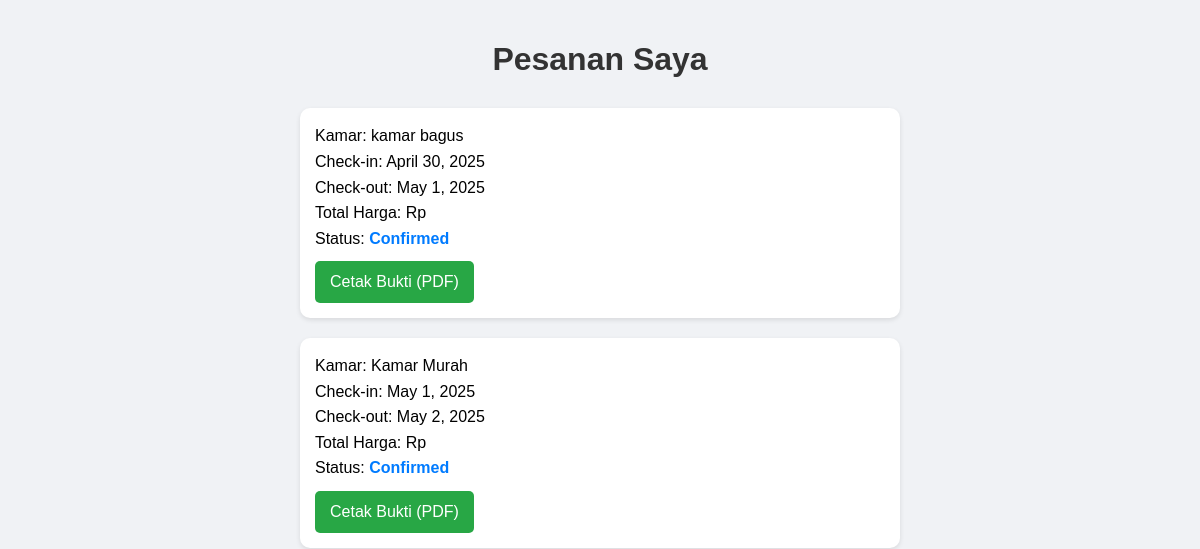
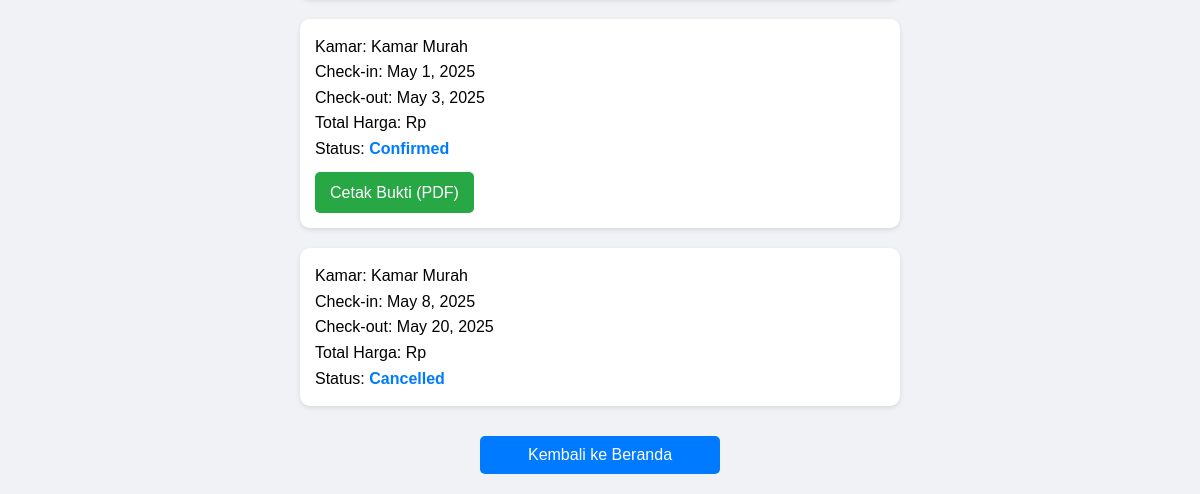
The app's page /lihat_pesanan/, older data (2 pictures, top to bottom).
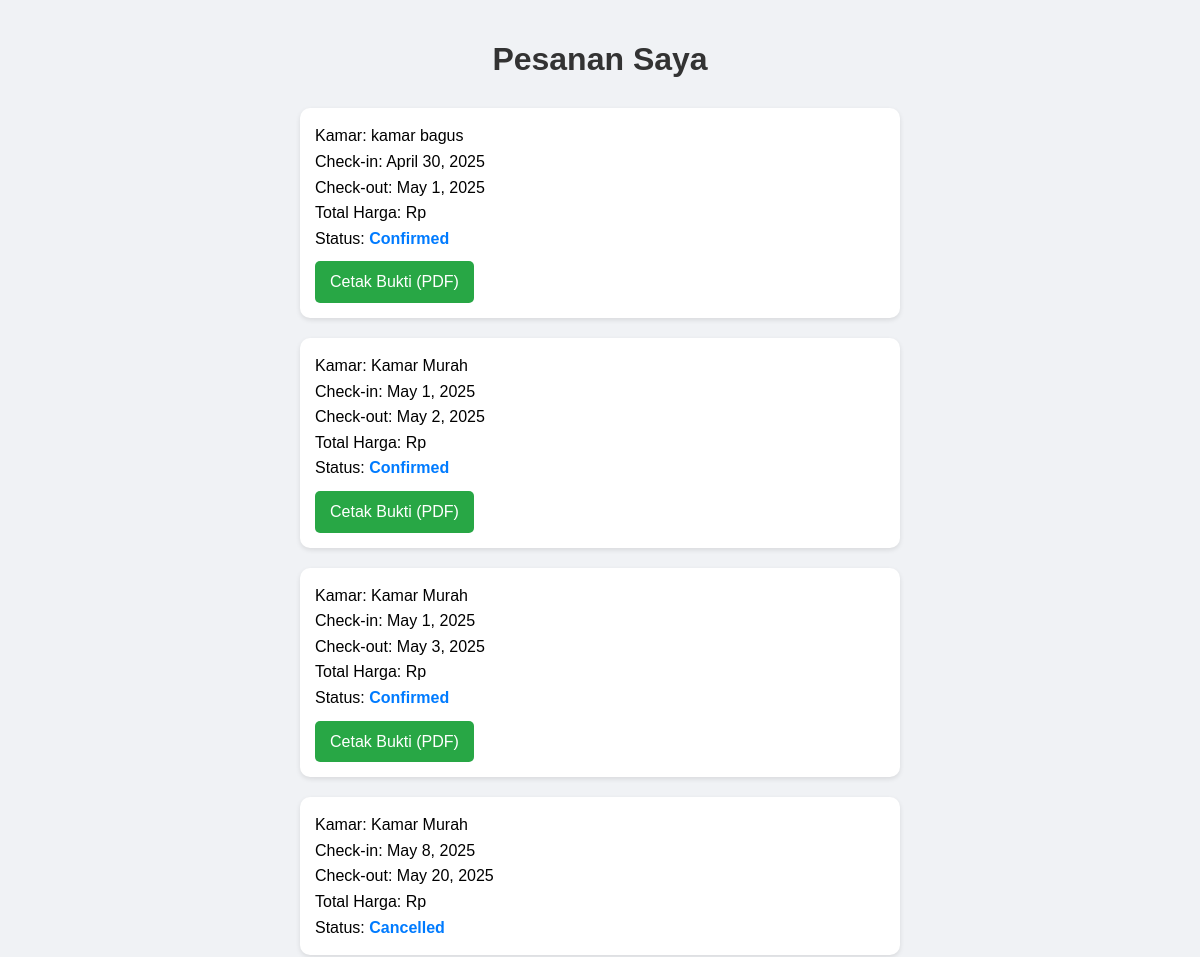
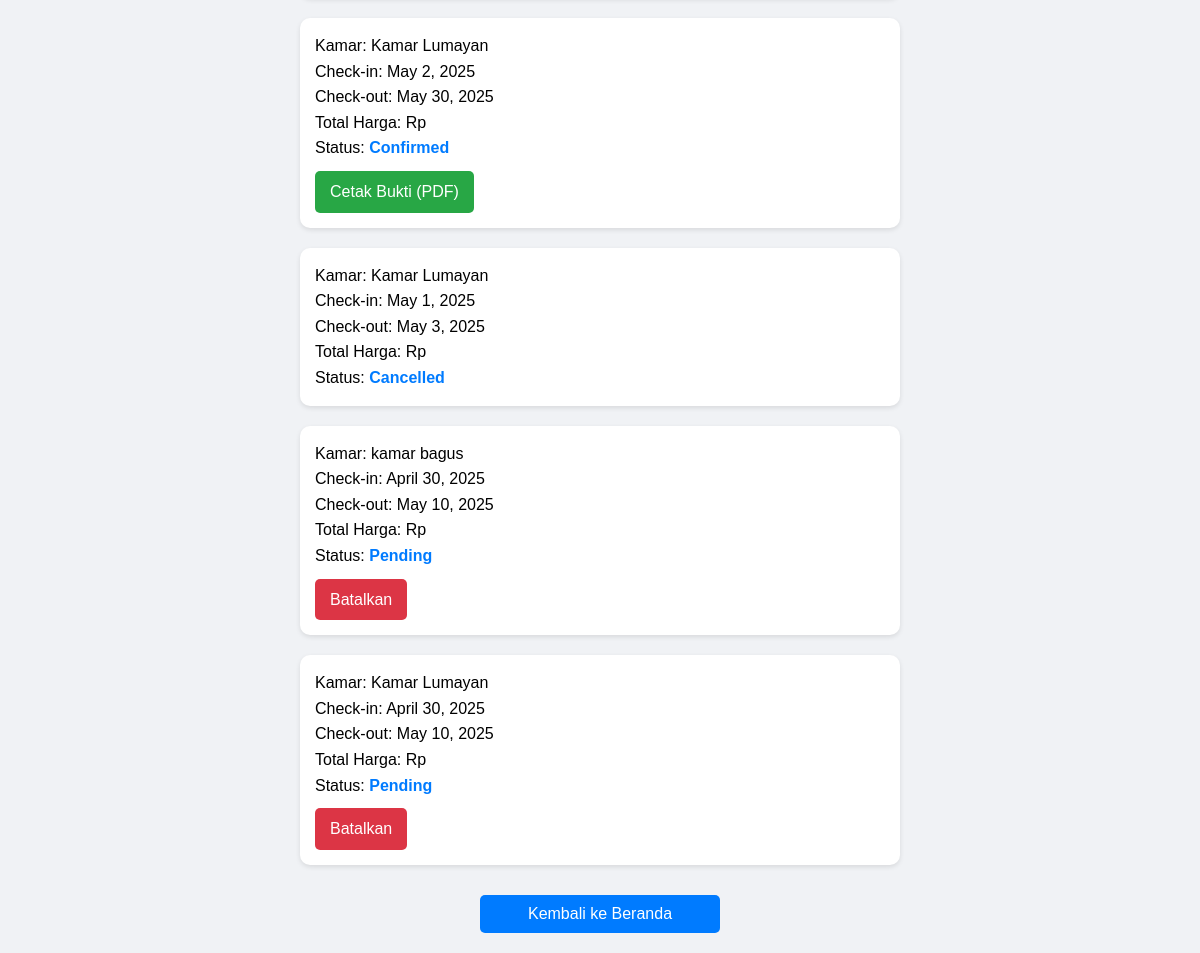
The same page, newer data (2 pictures, top to bottom).
### hotel/models.py (models this page shows, shortened)
class Booking(models.Model):
    STATUS_CHOICES = (
        ('Pending', 'Pending'),
        ('Confirmed', 'Confirmed'),
        ('Cancelled', 'Cancelled'),
    )
    nama_pelanggan = models.CharField(max_length=100)
    email = models.EmailField()
    kamar = models.ForeignKey(Kamar, on_delete=models.CASCADE)
    check_in = models.DateField()
    check_out = models.DateField()
    status = models.CharField(max_length=10, choices=STATUS_CHOICES, default='Pending')

class Kamar(models.Model):
    nama = models.CharField(max_length=100)
    harga = models.DecimalField(max_digits=10, decimal_places=2)
    deskripsi = models.TextField()
    gambar = models.ImageField(upload_to='kamar/', blank=True, null=True)

### hotel/views.py (the view)
# urls.py: path('lihat_pesanan/', views.lihat_pesanan, name='lihat_pesanan'),
def lihat_pesanan(request):
    bookings = Booking.objects.all()  # Nanti bisa difilter per email/username
    return render(request, 'lihat_pesanan.html', {'bookings': bookings})

### hotel/templates/lihat_pesanan.html (shortened to what this page needs)
<!DOCTYPE html>
<html lang="en">
<head>
</head>
<body>
{% load humanize %}
<h1>Pesanan Saya</h1>
{% if bookings %}
    <ul>
        {% for booking in bookings %}
    <li>
        Kamar: {{ booking.kamar.nama }} <br>
        Check-in: {{ booking.check_in }} <br>
        Check-out: {{ booking.check_out }} <br>
        Total Harga: Rp {{ booking.total_harga|floatformat:0|intcomma }} <br>
        Status: <strong>{{ booking.status }}</strong> <br>
        {% if booking.status == "Pending" %}
            <a href="{% url 'hotel:cancel_booking' booking.id %}" class="btn" onclick="return confirm('Yakin mau batalkan booking?')">Batalkan</a>
        {% endif %}
        {% if booking.status == "Confirmed" %}
            <a href="{% url 'hotel:invoice' booking.id %}" class="btn" style="background-color: #28a745;">Cetak Bukti (PDF)</a>
        {% endif %}
    </li>
{% endfor %}
    </ul>
{% else %}
    <p>Belum ada pesanan.</p>
{% endif %}
<a href="{% url 'hotel:homepage' %}" class="back-btn">Kembali ke Beranda</a>
</body>
</html>

### hotel/templates/lihat_pesanan.html (style rules this page uses)
body { font-family: Arial, sans-serif; background-color: #f0f2f5; margin: 0; padding: 20px; }
h1 { text-align: center; color: #333; margin-bottom: 30px; }
ul { max-width: 600px; margin: 0 auto; list-style: none; padding: 0; }
li { background-color: #fff; margin-bottom: 20px; padding: 15px; border-radius: 10px; box-shadow: 0 2px 5px rgba(0,0,0,0.1); line-height: 1.6; position: relative; }
strong { color: #007BFF; }
a.btn { display: inline-block; margin-top: 10px; text-decoration: none; color: white; background-color: #dc3545; padding: 8px 15px; border-radius: 5px; }
.back-btn { display: block; text-align: center; margin-top: 30px; text-decoration: none; color: white; background-color: #007BFF; padding: 10px 20px; border-radius: 5px; width: 200px; margin-left: auto; margin-right: auto; }

Row changes from the older to the newer data that the page shows:
added Booking: kamar.nama "Kamar Lumayan", check_in "May 2, 2025", check_out "May 30, 2025", status "Confirmed", shows "Cetak Bukti (PDF)"
added Booking: kamar.nama "Kamar Lumayan", check_in "May 1, 2025", check_out "May 3, 2025", status "Cancelled"
added Booking: kamar.nama "kamar bagus", check_in "April 30, 2025", check_out "May 10, 2025", status "Pending", shows "Batalkan"
added Booking: kamar.nama "Kamar Lumayan", check_in "April 30, 2025", check_out "May 10, 2025", status "Pending", shows "Batalkan"
